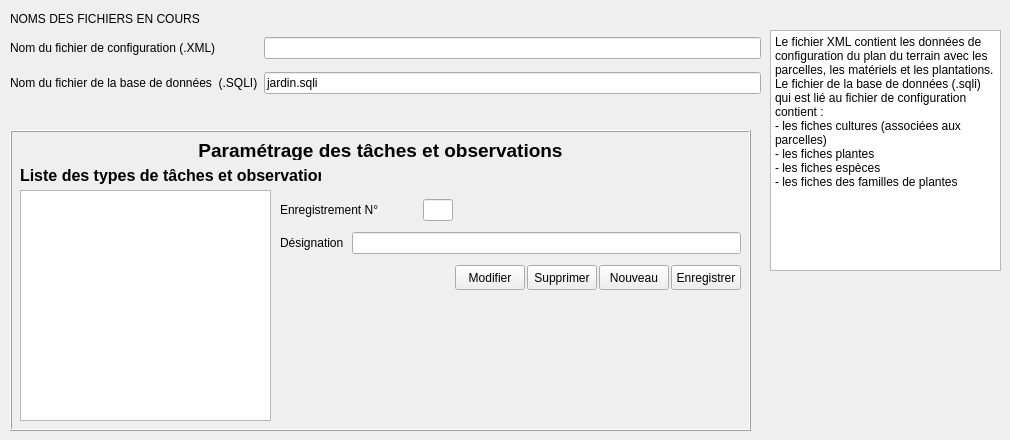
             <widget class="QWidget" name="tab_3">
              <attribute name="title">
               <string>Configuration</string>
              </attribute>
              <widget class="QWidget" name="gridLayoutWidget_3">
               <property name="geometry">
                <rect>
                 <x>10</x>
                 <y>30</y>
                 <width>751</width>
                 <height>71</height>
                </rect>
               </property>
               <layout class="QGridLayout" name="gridLayout_3">
                <item row="0" column="1">
                 <widget class="QLineEdit" name="lineEdit_config_nom_Xml">
                  <property name="text">
                   <string/>
                  </property>
                  <property name="readOnly">
                   <bool>true</bool>
                  </property>
                 </widget>
                </item>
                <item row="0" column="0">
                 <widget class="QLabel" name="label_23">
                  <property name="text">
                   <string>Nom du fichier de configuration (.XML)</string>
                  </property>
                 </widget>
                </item>
                <item row="1" column="0">
                 <widget class="QLabel" name="label_26">
                  <property name="text">
                   <string>Nom du fichier de la base de données  (.SQLI)</string>
                  </property>
                 </widget>
                </item>
                <item row="1" column="1">
                 <widget class="QLineEdit" name="lineEdit_config_nom_base">
                  <property name="text">
                   <string>jardin.sqli</string>
                  </property>
                  <property name="readOnly">
                   <bool>true</bool>
                  </property>
                 </widget>
                </item>
               </layout>
              </widget>
              <widget class="QLabel" name="label_34">
               <property name="geometry">
                <rect>
                 <x>10</x>
                 <y>10</y>
                 <width>201</width>
                 <height>17</height>
                </rect>
               </property>
               <property name="text">
                <string>NOMS DES FICHIERS EN COURS</string>
               </property>
              </widget>
              <widget class="QFrame" name="frame">
               <property name="geometry">
                <rect>
                 <x>10</x>
                 <y>130</y>
                 <width>741</width>
                 <height>301</height>
                </rect>
               </property>
               <property name="frameShape">
                <enum>QFrame::Box</enum>
               </property>
               <property name="frameShadow">
                <enum>QFrame::Raised</enum>
               </property>
               <widget class="QLabel" name="label_30">
                <property name="geometry">
                 <rect>
                  <x>10</x>
                  <y>30</y>
                  <width>301</width>
                  <height>30</height>
                 </rect>
                </property>
                <property name="maximumSize">
                 <size>
                  <width>16777215</width>
                  <height>30</height>
                 </size>
                </property>
                <property name="font">
                 <font>
                  <pointsize>12</pointsize>
                  <weight>75</weight>
                  <bold>true</bold>
                 </font>
                </property>
                <property name="text">
                 <string>Liste des types de tâches et observations</string>
                </property>
               </widget>
               <widget class="QLabel" name="label_31">
                <property name="geometry">
                 <rect>
                  <x>0</x>
                  <y>10</y>
                  <width>741</width>
                  <height>20</height>
                 </rect>
                </property>
                <property name="font">
                 <font>
                  <pointsize>14</pointsize>
                  <weight>75</weight>
                  <bold>true</bold>
                 </font>
                </property>
                <property name="text">
                 <string>Paramétrage des tâches et observations</string>
                </property>
                <property name="alignment">
                 <set>Qt::AlignCenter</set>
                </property>
               </widget>
               <widget class="QTableView" name="tableView_taches">
                <property name="geometry">
                 <rect>
                  <x>10</x>
                  <y>60</y>
                  <width>251</width>
                  <height>231</height>
                 </rect>
                </property>
                <property name="minimumSize">
                 <size>
                  <width>0</width>
                  <height>200</height>
                 </size>
                </property>
                <property name="maximumSize">
                 <size>
                  <width>16777215</width>
                  <height>300</height>
                 </size>
                </property>
               </widget>
               <widget class="QWidget" name="gridLayoutWidget_4">
                <property name="geometry">
                 <rect>
                  <x>270</x>
                  <y>60</y>
                  <width>461</width>
                  <height>111</height>
                 </rect>
                </property>
                <layout class="QGridLayout" name="gridLayout_4">
                 <property name="sizeConstraint">
                  <enum>QLayout::SetMinimumSize</enum>
                 </property>
                 <property name="spacing">
                  <number>2</number>
                 </property>
                 <item row="1" column="0">
                  <widget class="QLabel" name="label_25">
                   <property name="maximumSize">
                    <size>
                     <width>16777215</width>
                     <height>20</height>
                    </size>
                   </property>
                   <property name="text">
                    <string>Désignation</string>
                   </property>
                  </widget>
                 </item>
                 <item row="0" column="2">
                  <widget class="QLineEdit" name="lineEdit_Id_taches">
                   <property name="minimumSize">
                    <size>
                     <width>30</width>
                     <height>0</height>
                    </size>
                   </property>
                   <property name="maximumSize">
                    <size>
                     <width>30</width>
                     <height>16777215</height>
                    </size>
                   </property>
                   <property name="readOnly">
                    <bool>true</bool>
                   </property>
                  </widget>
                 </item>
                 <item row="0" column="0" colspan="2">
                  <widget class="QLabel" name="label_11">
                   <property name="text">
                    <string>Enregistrement N°</string>
                   </property>
                  </widget>
                 </item>
                 <item row="1" column="1" colspan="3">
                  <widget class="QLineEdit" name="lineEdit_designation_taches"/>
                 </item>
                 <item row="2" column="3">
                  <layout class="QHBoxLayout" name="horizontalLayout_10">
                   <item>
                    <widget class="QPushButton" name="pushButton_Modifier_operations">
                     <property name="minimumSize">
                      <size>
                       <width>0</width>
                       <height>25</height>
                      </size>
                     </property>
                     <property name="maximumSize">
                      <size>
                       <width>70</width>
                       <height>25</height>
                      </size>
                     </property>
                     <property name="text">
                      <string>Modifier</string>
                     </property>
                    </widget>
                   </item>
                   <item>
                    <widget class="QPushButton" name="pushButton_Supprimer_operations">
                     <property name="minimumSize">
                      <size>
                       <width>0</width>
                       <height>25</height>
                      </size>
                     </property>
                     <property name="maximumSize">
                      <size>
                       <width>70</width>
                       <height>25</height>
                      </size>
                     </property>
                     <property name="text">
                      <string>Supprimer</string>
                     </property>
                    </widget>
                   </item>
                   <item>
                    <widget class="QPushButton" name="pushButton_Nouveau_operations">
                     <property name="minimumSize">
                      <size>
                       <width>0</width>
                       <height>25</height>
                      </size>
                     </property>
                     <property name="maximumSize">
                      <size>
                       <width>70</width>
                       <height>25</height>
                      </size>
                     </property>
                     <property name="text">
                      <string>Nouveau</string>
                     </property>
                    </widget>
                   </item>
                   <item>
                    <widget class="QPushButton" name="pushButton_enregistrer_operations">
                     <property name="minimumSize">
                      <size>
                       <width>0</width>
                       <height>25</height>
                      </size>
                     </property>
                     <property name="maximumSize">
                      <size>
                       <width>70</width>
                       <height>25</height>
                      </size>
                     </property>
                     <property name="text">
                      <string>Enregistrer</string>
                     </property>
                    </widget>
                   </item>
                  </layout>
                 </item>
                </layout>
               </widget>
              </widget>
              <widget class="QPlainTextEdit" name="plainTextEdit_2">
               <property name="geometry">
                <rect>
                 <x>770</x>
                 <y>30</y>
                 <width>231</width>
                 <height>241</height>
                </rect>
               </property>
               <property name="readOnly">
                <bool>true</bool>
               </property>
               <property name="plainText">
                <string>Le fichier XML contient les données de configuration du plan du terrain avec les parcelles, les matériels et les plantations.
Le fichier de la base de données (.sqli) qui est lié au fichier de configuration  contient :
- les fiches cultures (associées aux parcelles)
- les fiches plantes
- les fiches espèces 
- les fiches des familles de plantes</string>
               </property>
              </widget>
             </widget>
